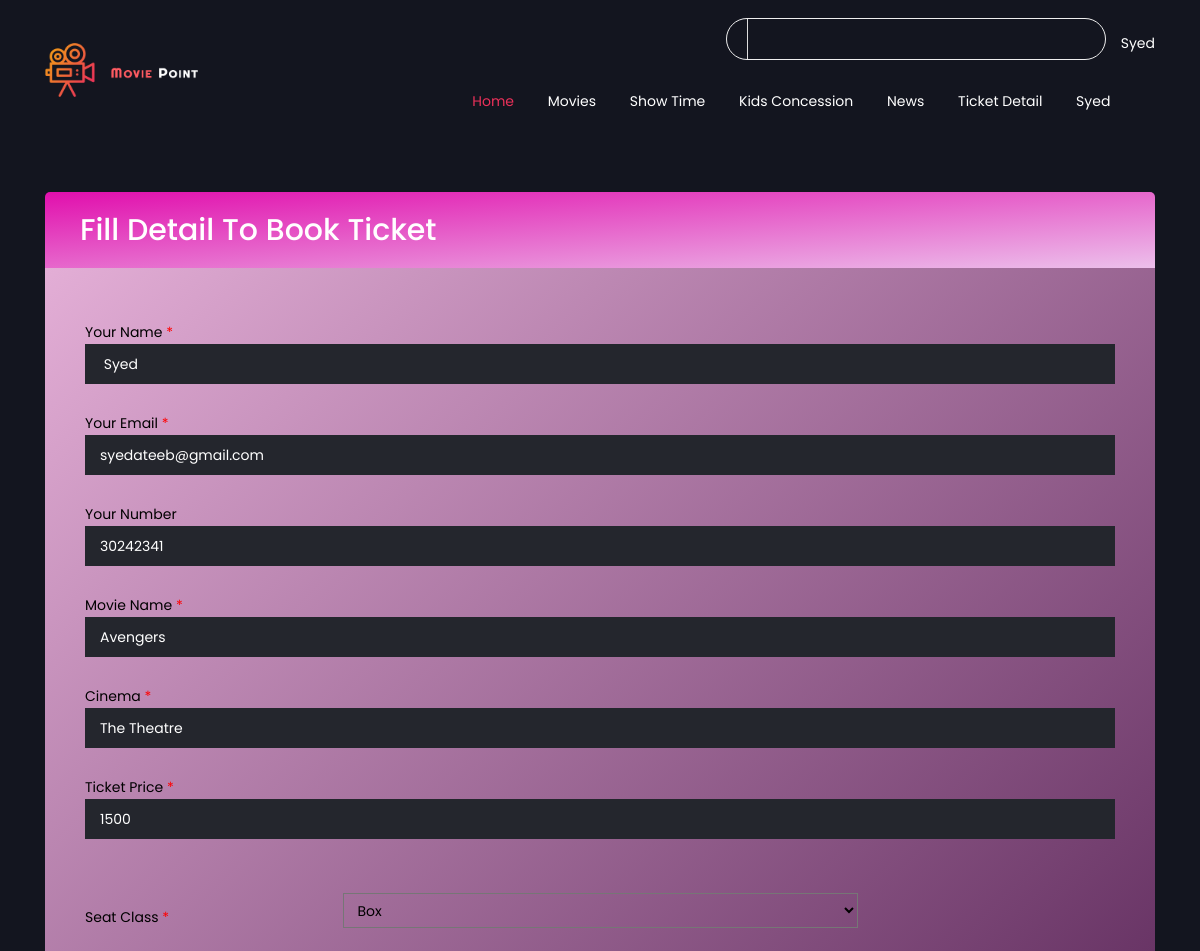
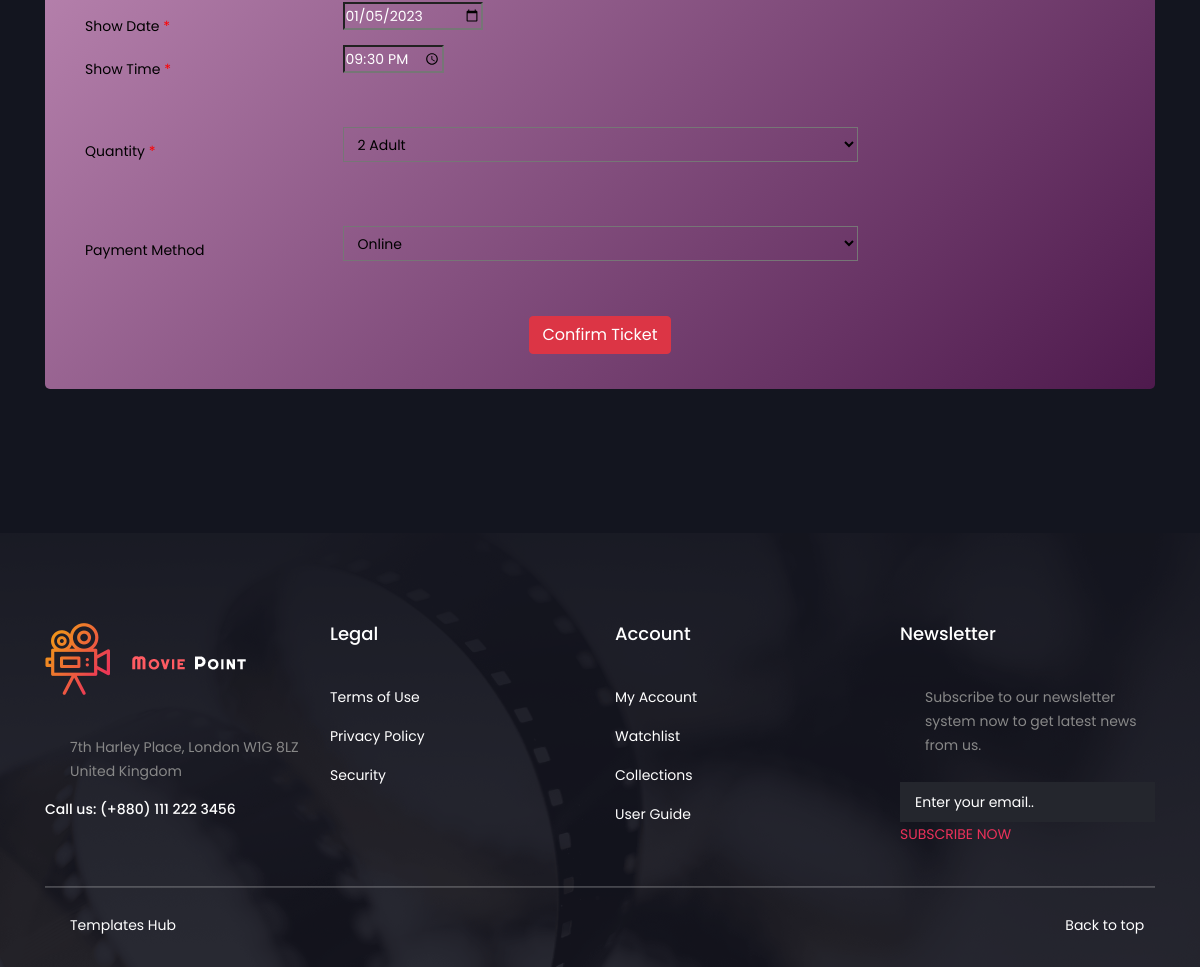
/ticket_checkout.php?movie_id=14&email=syedateeb@gmail.com (signed in), run on the app's committed database (2 pictures, top to bottom).
### tables this page shows
CREATE TABLE `visitors` (
  `visitors_id` int(255) NOT NULL,
  `visitors_name` varchar(255) NOT NULL,
  `visitors_email` varchar(255) NOT NULL,
  `visitors_number` int(255) NOT NULL,
  `visitors_password` varchar(255) NOT NULL
);

CREATE TABLE `movies` (
  `movie_id` int(255) NOT NULL,
  `movie_name` varchar(255) NOT NULL,
  `movie_trailer` varchar(255) NOT NULL,
  `ticket_price` int(255) NOT NULL,
  `movie_date` date NOT NULL,
  `movie_pic` varchar(255) NOT NULL,
  `movie_time` varchar(255) NOT NULL,
  `movie_cinema` varchar(255) NOT NULL,
  `movie_star` varchar(255) NOT NULL
);

### ticket_checkout.php (the view, shortened to what this page needs)
<?php
include 'database.php';
$email = $_GET['email'];
$movie_id = $_GET['movie_id'];
$sql1 = "SELECT * from visitors where visitors_email='$email'";
$sql2 = "SELECT * from movies where movie_id='$movie_id'";
$result1 = mysqli_query($conn,$sql1);
$result2 = mysqli_query($conn,$sql2);
$visitors = mysqli_fetch_array($result1);
$movies = mysqli_fetch_array($result2);
?>
<!DOCTYPE HTML>
<html lang="zxx">
<head>
		<link rel="stylesheet" href="https://cdn.jsdelivr.net/npm/bootstrap@4.4.1/dist/css/bootstrap.min.css">
    <link href="https://cdn.jsdelivr.net/npm/bootstrap@5.1.3/dist/css/bootstrap.min.css" rel="stylesheet">
		<link rel="stylesheet" type="text/css" href="assets/css/bootstrap.min.css" media="all" />
		<link rel="stylesheet" type="text/css" href="assets/css/slicknav.min.css" media="all" />
		<link rel="stylesheet" type="text/css" href="assets/css/icofont.css" media="all" />
		<link rel="stylesheet" type="text/css" href="assets/css/owl.carousel.css">
		<link rel="stylesheet" type="text/css" href="assets/css/magnific-popup.css">
		<link rel="stylesheet" type="text/css" href="assets/css/style.css" media="all" />
		<link rel="stylesheet" type="text/css" href="assets/css/responsive.css" media="all" />
	</head>
		<header class="header">
			<div class="container">
				<div class="header-area">
					<div class="logo">
						<a href=""><img src="assets/img/logo.png" alt="logo" /></a>
					</div>
          <div class="header-right">
						<form action="#" >
							<input type="text"  />
							<button disabled ><i  class="icofont icofont-search"></i></button>
						</form>
						<ul>
							<li><a href="#"><?php echo $visitors['visitors_name']; ?></a></li>
						</ul>
					</div>
					<div class="menu-area">
					    <div class="mainmenu">
						<ul id="primary-menu">
                                <li><a class="active" href="visitors_home.php?email=<?php echo $_GET['email'];?>">Home</a></li>
                                <li><a href="visitors_movie.php?email=<?php echo $_GET['email'];?>">Movies</a></li>
                                <li><a href="show_time.php?email=<?php echo $_GET['email'];?>">Show Time</a></li>
                                <li><a href="kids_concession.php?email=<?php echo $_GET['email'];?>">Kids Concession</a></li>
                                <li><a href="blog.php?email=<?php echo $_GET['email'];?>">News</a></li>
                                <li><a href="tickets.php?email=<?php echo $_GET['email'];?>">Ticket Detail</a></li>
								<li><a href="#"><?php echo $visitors['visitors_name'];?><i class="icofont icofont-simple-down"></i></a>
								</li>
                            </ul>
					    </div>
					</div>
				</div>
			</div>
		</header>
		<br>
		<br>
		<br>
		<br>
		<br>
		<br>
		<br>
		<br>
		<div class="container1">
        <div class="title">
            <h2>Fill Detail To Book Ticket</h2>
        </div>
      <div class="d-flex">
        <form style="color:black;" action="" method="post" enctype="multipart/form-data">
          <label>
            <span class="fname">Your Name<span class="required"> * </span></span>
            <input  class="input" type="text" name="visitors_name" value="<?php echo $visitors['visitors_name']; ?>">
          </label>
          <label>
            <span class="lname">Your Email <span class="required"> *</span></span>
            <input class="input" type="email" name="visitors_email" value="<?php echo $visitors['visitors_email']; ?>">
          </label>
          <label>
            <span>Your Number</span>
            <input class="input" type="number" name="visitors_number" value="<?php echo $visitors['visitors_number']; ?>">
          </label>
          <label>
            <span>Movie Name<span class="required"> * </span></span>
            <input class="input" type="text" name="movie_name" placeholder=""  value="<?php echo $movies['movie_name']; ?>" readonly>
          </label>
          <label>
            <span>Cinema<span class="required"> * </span></span>
            <input class="input" type="text" name="movie_cinema" value="<?php echo $movies['movie_cinema']; ?>"  >
          </label>
          <label>
          <span>Ticket Price <span class="required">  * </span></span>
            <input class="input" type="number" name="ticket_price" value="<?php echo $movies['ticket_price']; ?>"  >
          </label>
		  <br>
          <label>
            <span>Seat Class<span class="required"> * </span></span>
            <select class="input" name="seat_class" id="">
                <option>Box</option>
              </select>
          </label>
          <label>
            <span>Show Date <span class="required"> * </span></span>
            <input class="input" type="date" name="movie_date" value="<?php echo $movies['movie_date']; ?>" >
          </label>
          <label>
            <span>Show Time <span class="required">  * </span></span>
            <input class="input" type="time" name="movie_time" value="<?php echo $movies['movie_time']; ?>"  >
          </label>
		  <br>
          <label>
            <span>Quantity<span class="required"> * </span></span>
            <select class="input" name="quantity" id="">
                <option>2 Adult</option>
              </select>
          </label>
		  <br>
		  <label>
		  <span>Payment Method<span class="required">&nbsp;&nbsp;</span></span>
              <select name="payment_method" id="">
                <option>Online</option>
              </select>
          </label>
          <center><button  class="btn btn-danger" name="save">Confirm Ticket</button></center>
		  </form>
       </div>
      </div>
<br>
<br>
<br>
<br>
<br>
<br>
		<footer class="footer">
			<div class="container">
				<div class="row">
                    <div class="col-lg-3 col-sm-6">
						<div class="widget">
							<img src="assets/img/logo.png" alt="about" />
							<p>7th Harley Place, London W1G 8LZ United Kingdom</p>
							<h6><span>Call us: </span>(+880) 111 222 3456</h6>
						</div>
                    </div>
                    <div class="col-lg-3 col-sm-6">
						<div class="widget">
							<h4>Legal</h4>
							<ul>
								<li><a href="#">Terms of Use</a></li>
								<li><a href="#">Privacy Policy</a></li>
								<li><a href="#">Security</a></li>
							</ul>
						</div>
                    </div>
                    <div class="col-lg-3 col-sm-6">
						<div class="widget">
							<h4>Account</h4>
							<ul>
								<li><a href="#">My Account</a></li>
								<li><a href="#">Watchlist</a></li>
								<li><a href="#">Collections</a></li>
								<li><a href="#">User Guide</a></li>
							</ul>
						</div>
                    </div>
                    <div class="col-lg-3 col-sm-6">
						<div class="widget">
							<h4>Newsletter</h4>
							<p>Subscribe to our newsletter system now to get latest news from us.</p>
							<form action="#">
								<input type="text" placeholder="Enter your email.."/>
								<button>SUBSCRIBE NOW</button>
							</form>
						</div>
                    </div>
				</div>
				<hr />
			</div>
			<div class="copyright">
				<div class="container">
					<div class="row">
						<div class="col-lg-6 text-center text-lg-left">
							<div class="copyright-content">
								<p><a target="_blank" href="https://www.templateshub.net">Templates Hub</a></p>
							</div>
						</div>
						<div class="col-lg-6 text-center text-lg-right">
							<div class="copyright-content">
								<a href="#" class="scrollToTop">
									Back to top<i class="icofont icofont-arrow-up"></i>
								</a>
							</div>
						</div>
					</div>
				</div>
			</div>
		</footer>
	</body>
</html>

### assets/css/style.css (style rules this page uses)
h1, h2, h3, h4, h5, h6 { font-weight: 500; color: #fff; }
h1, h2, h3, h4, h5, h6, p { margin: 0px; }
h2 { font-size: 30px; }
h4 { font-size: 18px; }
h6 { font-size: 14px; }
a { transition: 0.6s; }
a, a:hover { color: #fff; }
img { max-width: 100%; height: auto; }
a, a:hover, a:focus, a:active, button:focus { text-decoration: none; border: none; outline: 0; }
ul { list-style: none; margin: 0; padding: 0; }
button { cursor: pointer; }
input[type="text"], input[type="submit"], button[type="submit"], input[type="email"], input[type="url"], input[type="tel"], input[type="search"], input[type="password"], input[type="number"], textarea { background: #24262d; width: 100%; padding: 8px 15px; border: none; }
textarea, input, textarea::-webkit-input-placeholder , input::-webkit-input-placeholder { color: #fff; }
.header { padding: 18px 0; position: absolute; top: 0; left: 0; width: 100%; z-index: 99; }
.header-area { display: grid; grid-template-rows: repeat(2,1fr); grid-template-columns: repeat(12,1fr); align-items: center; grid-gap: 20px; }
.logo { grid-column: span 2; grid-row: span 2; padding-right: 15px; }
.header-right { grid-column: span 10; text-align: right; display: flex; align-items: center; }
.menu-area { grid-column: span 10; }
.mainmenu { text-align: right; }
.mainmenu li { display: inline-block; position: relative; }
.mainmenu li a:not(.theme-btn) { display: inline-block; margin-right: 30px; padding: 3px 0; }
.mainmenu { display: block; }
.mainmenu li a.active, .mainmenu li a:hover { color: #eb315a; }
.header-right form { display: flex; max-width: 380px; border: 1px solid #eee; border-radius: 30px; margin-left: auto; }
.header-right form button { background: transparent; color: #fff; border: none; padding-right: 10px; }
option { color: #000; }
.header-right form input { width: auto; background: transparent; color: #fff; border: none; margin: 0; border-left: 1px solid #ddd; margin-left: 20px; }
.header-right ul li { padding: 8px 0 0; margin-left: 15px; display: inline-block; }
hr { margin: 0; border-top: 1px solid #ddd; }
.footer { background: url('../img/footer-bg.png') no-repeat bottom center / cover; position: relative; padding: 90px 0 30px; }
.footer::before { position: absolute; background: #13151f; top: 0; left: 0; content: ""; width: 100%; height: 100%; opacity: 0.9; }
.widget h4,.widget img { margin-bottom: 40px; }
.widget ul li { margin-top: 15px; }
.widget h6 { margin-top: 18px; }
.widget { margin-bottom: 40px; }
.widget button { background: transparent; color: #eb315a; border: none; padding: 0; }
.widget form { margin-top: 25px; }
.copyright { padding-top: 25px; }

### ticket_checkout.php (style rules this page uses)
.btn { margin: 30px 0px 10px 0px; }
.container1 { width: 100%; padding-right: 15px; padding-left: 15px; margin-right: auto; margin-left: auto; }
@media (min-width: 1200px) { .container1 { max-width: 1140px; } }
.d-flex { display: flex; flex-direction: row; background: linear-gradient(to bottom right, #e3aed6 0%, #4e1a4d 100%); border-radius: 0 0 5px 5px; padding: 25px; }
form { flex: 4; }
.title { background: -webkit-gradient(linear, left top, right bottom, color-stop(0, #5195A8), color-stop(100, #70EAFF)); background: -moz-linear-gradient(top left, #5195A8 0%, #70EAFF 100%); background: -ms-linear-gradient(top left, #5195A8 0%, #70EAFF 100%); background: -o-linear-gradient(top left, #5195A8 0%, #70EAFF 100%); background: linear-gradient(to bottom right, #e10fad 0%, #ecbfeb 100%); border-radius:5px 5px 0 0 ; padding: 20px; color: #f6f6f6; }
h2 { margin: 0; padding-left: 15px; }
.required { color: red; }
label, table { display: block; margin: 15px; }
label>span { float: left; width: 25%; margin-top: 12px; padding-right: 10px; }
select { width: 50%; height: 35px; padding: 5px 10px; margin-bottom: 10px; }
p { display: block; color: #888; margin: 0; padding-left: 25px; }
select,input { background: transparent; }

### data on the page
visitors: visitors_name "Syed", visitors_email "syedateeb@gmail.com", visitors_number "30242341"
movies: movie_name "Avengers", movie_cinema "The Theatre", ticket_price "1500", movie_date "01/05/2023", movie_time "21:30"
